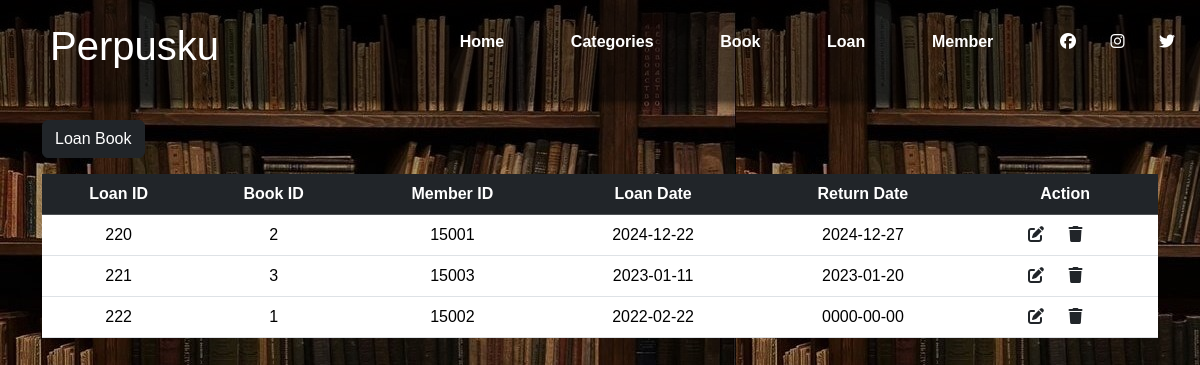
The page /loan2.php on the database its author committed.
### tables this page shows
CREATE TABLE `loans` (
  `Loan_id` int(11) NOT NULL,
  `Book_id` int(11) DEFAULT NULL,
  `Member_id` int(11) DEFAULT NULL,
  `Loan_date` date DEFAULT NULL,
  `Return_date` date DEFAULT NULL
);

### loan2.php (the view, shortened to what this page needs)
<!DOCTYPE html>
<html lang="en">
<head>
    <link href="https://cdn.jsdelivr.net/npm/bootstrap@5.3.3/dist/css/bootstrap.min.css" rel="stylesheet">
    <link rel="stylesheet" href="styles.css">
    <link rel="stylesheet" href="https://cdnjs.cloudflare.com/ajax/libs/font-awesome/6.7.2/css/all.min.css" />
</head>
<body style="background: url(assets/img/library2.jpg)">
    <nav>
        <div class="logo"><h1>Perpusku</h1></div>
        <ul>
            <li><a href="index.php">Home</a></li>
            <li><a href="category.php">Categories</a></li>
            <li><a href="book.php">Book</a></li>
            <li><a href="loan.php">Loan</a></li>
            <li><a href="member.php">Member </a></li>
            <li>
                <a href="#"><i class="fab fa-facebook"></i></a>
                <a href="#"><i class="fab fa-instagram"></i></a>
                <a href="#"><i class="fab fa-twitter"></i></a>
            </li>
        </ul>
    </nav>
        <div class="container" style="padding-top: 120px;">
            <a href="loan.php" class="btn btn-dark mb-3">Loan Book</a>
            <table class="table table-hover text-center">
                <thead class="table-dark">
                <tr>
                    <th scope="col">Loan ID</th>
                    <th scope="col">Book ID</th>
                    <th scope="col">Member ID</th>
                    <th scope="col">Loan Date</th>
                    <th scope="col">Return Date</th>
                    <th scope="col">Action</th>
                    </tr>
                </thead>
                <tbody>
                        <?php
                        include "db_conn.php";
                            $sql = "SELECT * FROM `loans`";
                            $result = mysqli_query($conn, $sql);
                            while ($row = mysqli_fetch_assoc($result)){
                                ?>
                                <tr>
                                    <td><?php echo $row['Loan_id']?></td>
                                    <td><?php echo $row['Book_id']?></td>
                                    <td><?php echo $row['Member_id']?></td>
                                    <td><?php echo $row['Loan_date']?></td>
                                    <td><?php echo $row['Return_date']?></td>
                                    <td>
                                        <a href="edit_loan.php?id=<?php echo $row['Loan_id'] ?>" class="link-dark"><i class="fa-solid fa-pen-to-square fs-8 text-dark text-center"></i></a>
                                        <a href="delete_loan.php?id=<?php echo $row['Loan_id'] ?>" class="link-dark"><i class="fa-solid fa-trash fs-8 text-dark text-center"></i></a>
                                    </td>
                                </tr>
                                <?php
                            }
                        ?>
                </tbody>
            </table>
        </div>
</body>
</html>

### styles.css (style rules this page uses)
* { margin: 0; padding: 0; font-family: Arial, sans-serif; }
body { background-size: cover; height: 100vh; width: 100%; background-position: center; }
nav { width: 100%; height: 100px; display: flex; justify-content: space-between; align-items: center; position: fixed; z-index: 99; box-shadow: 0 0 10px #000; background: rgba(0, 0, 0, 0.5); }
i { color: white; cursor: pointer; padding-right: 20px; }
nav .logo { flex: 1; color: #fff; margin-left: 50px; text-decoration: uppercase; font-size: 25px; font-family: Impact, Haettenschweiler, 'Arial Narrow Bold', sans-serif; }
nav ul { flex: 2; display: flex; justify-content: space-between; align-items: center; }
nav ul li { list-style: none; line-height: 50px; }
nav ul li a { text-decoration: none; color: #fff; font-weight: 600; text-decoration: uppercase; padding: 7px 5px; }

### rows shown on the page
loans: Loan_id "220", Book "2", Member "15001", Loan_date "2024-12-22", Return_date "2024-12-27"
loans: Loan_id "221", Book "3", Member "15003", Loan_date "2023-01-11", Return_date "2023-01-20"
loans: Loan_id "222", Book "1", Member "15002", Loan_date "2022-02-22", Return_date "0000-00-00"
